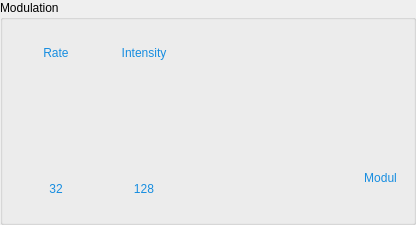
             <widget class="QGroupBox" name="modSection">
              <property name="minimumSize">
               <size>
                <width>416</width>
                <height>0</height>
               </size>
              </property>
              <property name="maximumSize">
               <size>
                <width>416</width>
                <height>16777215</height>
               </size>
              </property>
              <property name="styleSheet">
               <string notr="true">QLabel {
    color: #168de0;
}
</string>
              </property>
              <property name="title">
               <string>Modulation</string>
              </property>
              <layout class="QHBoxLayout" name="modLayout" stretch="20,20,48,12">
               <property name="spacing">
                <number>4</number>
               </property>
               <property name="sizeConstraint">
                <enum>QLayout::SizeConstraint::SetDefaultConstraint</enum>
               </property>
               <item>
                <layout class="QVBoxLayout" name="modRateContainer">
                 <item>
                  <widget class="QLabel" name="lblModRate">
                   <property name="text">
                    <string>Rate</string>
                   </property>
                   <property name="alignment">
                    <set>Qt::AlignmentFlag::AlignCenter</set>
                   </property>
                  </widget>
                 </item>
                 <item alignment="Qt::AlignmentFlag::AlignHCenter">
                  <widget class="RemoteKnob" name="knobModRate" native="true">
                   <property name="minimumSize">
                    <size>
                     <width>84</width>
                     <height>84</height>
                    </size>
                   </property>
                   <property name="maximumSize">
                    <size>
                     <width>84</width>
                     <height>84</height>
                    </size>
                   </property>
                  </widget>
                 </item>
                 <item>
                  <widget class="QLabel" name="valModRate">
                   <property name="text">
                    <string>32</string>
                   </property>
                   <property name="alignment">
                    <set>Qt::AlignmentFlag::AlignCenter</set>
                   </property>
                  </widget>
                 </item>
                </layout>
               </item>
               <item>
                <layout class="QVBoxLayout" name="modIntContainer">
                 <item>
                  <widget class="QLabel" name="lblModIntensity">
                   <property name="text">
                    <string>Intensity</string>
                   </property>
                   <property name="alignment">
                    <set>Qt::AlignmentFlag::AlignCenter</set>
                   </property>
                  </widget>
                 </item>
                 <item alignment="Qt::AlignmentFlag::AlignHCenter">
                  <widget class="RemoteKnob" name="knobModIntensity" native="true">
                   <property name="minimumSize">
                    <size>
                     <width>84</width>
                     <height>84</height>
                    </size>
                   </property>
                   <property name="maximumSize">
                    <size>
                     <width>84</width>
                     <height>84</height>
                    </size>
                   </property>
                  </widget>
                 </item>
                 <item>
                  <widget class="QLabel" name="valModIntensity">
                   <property name="text">
                    <string>128</string>
                   </property>
                   <property name="alignment">
                    <set>Qt::AlignmentFlag::AlignCenter</set>
                   </property>
                  </widget>
                 </item>
                </layout>
               </item>
               <item>
                <layout class="QVBoxLayout" name="modSelectorContainer">
                 <item>
                  <spacer name="verticalSpacer_6">
                   <property name="orientation">
                    <enum>Qt::Orientation::Vertical</enum>
                   </property>
                   <property name="sizeType">
                    <enum>QSizePolicy::Policy::Fixed</enum>
                   </property>
                   <property name="sizeHint" stdset="0">
                    <size>
                     <width>20</width>
                     <height>20</height>
                    </size>
                   </property>
                  </spacer>
                 </item>
                 <item alignment="Qt::AlignmentFlag::AlignHCenter|Qt::AlignmentFlag::AlignBottom">
                  <widget class="AmpRotarySelector" name="modSelector" native="true">
                   <property name="sizePolicy">
                    <sizepolicy hsizetype="Fixed" vsizetype="Fixed">
                     <horstretch>0</horstretch>
                     <verstretch>0</verstretch>
                    </sizepolicy>
                   </property>
                   <property name="minimumSize">
                    <size>
                     <width>140</width>
                     <height>160</height>
                    </size>
                   </property>
                   <property name="maximumSize">
                    <size>
                     <width>140</width>
                     <height>160</height>
                    </size>
                   </property>
                  </widget>
                 </item>
                </layout>
               </item>
               <item>
                <layout class="QVBoxLayout" name="verticalLayout">
                 <item>
                  <spacer name="verticalSpacerModul">
                   <property name="orientation">
                    <enum>Qt::Orientation::Vertical</enum>
                   </property>
                   <property name="sizeHint" stdset="0">
                    <size>
                     <width>20</width>
                     <height>40</height>
                    </size>
                   </property>
                  </spacer>
                 </item>
                 <item alignment="Qt::AlignmentFlag::AlignHCenter|Qt::AlignmentFlag::AlignBottom">
                  <widget class="QToolButton" name="btnModSwitch">
                   <property name="styleSheet">
                    <string notr="true">QToolButton {
    border: none;
    background-color: transparent;
    /* Dimensions augmentées à 36px */
    min-width: 36px;
    max-width: 36px;
    min-height: 36px;
    max-height: 36px;
    padding: 0px;
    border-image: url(:/img/led-button-blue.png) 0 120 0 0; 
}
QToolButton:hover {
    background-color: rgba(255, 255, 255, 0.05);
    border-radius: 18px; /* Moitié de 36px pour un survol rond parfait */
}
QToolButton:checked {
    border-image: url(:/img/led-button-blue.png) 0 0 0 120;
}
</string>
                   </property>
                   <property name="checkable">
                    <bool>true</bool>
                   </property>
                  </widget>
                 </item>
                 <item alignment="Qt::AlignmentFlag::AlignHCenter|Qt::AlignmentFlag::AlignBottom">
                  <widget class="QLabel" name="lblMod">
                   <property name="minimumSize">
                    <size>
                     <width>0</width>
                     <height>40</height>
                    </size>
                   </property>
                   <property name="text">
                    <string>Modul</string>
                   </property>
                   <property name="alignment">
                    <set>Qt::AlignmentFlag::AlignHCenter|Qt::AlignmentFlag::AlignTop</set>
                   </property>
                  </widget>
                 </item>
                </layout>
               </item>
              </layout>
             </widget>
